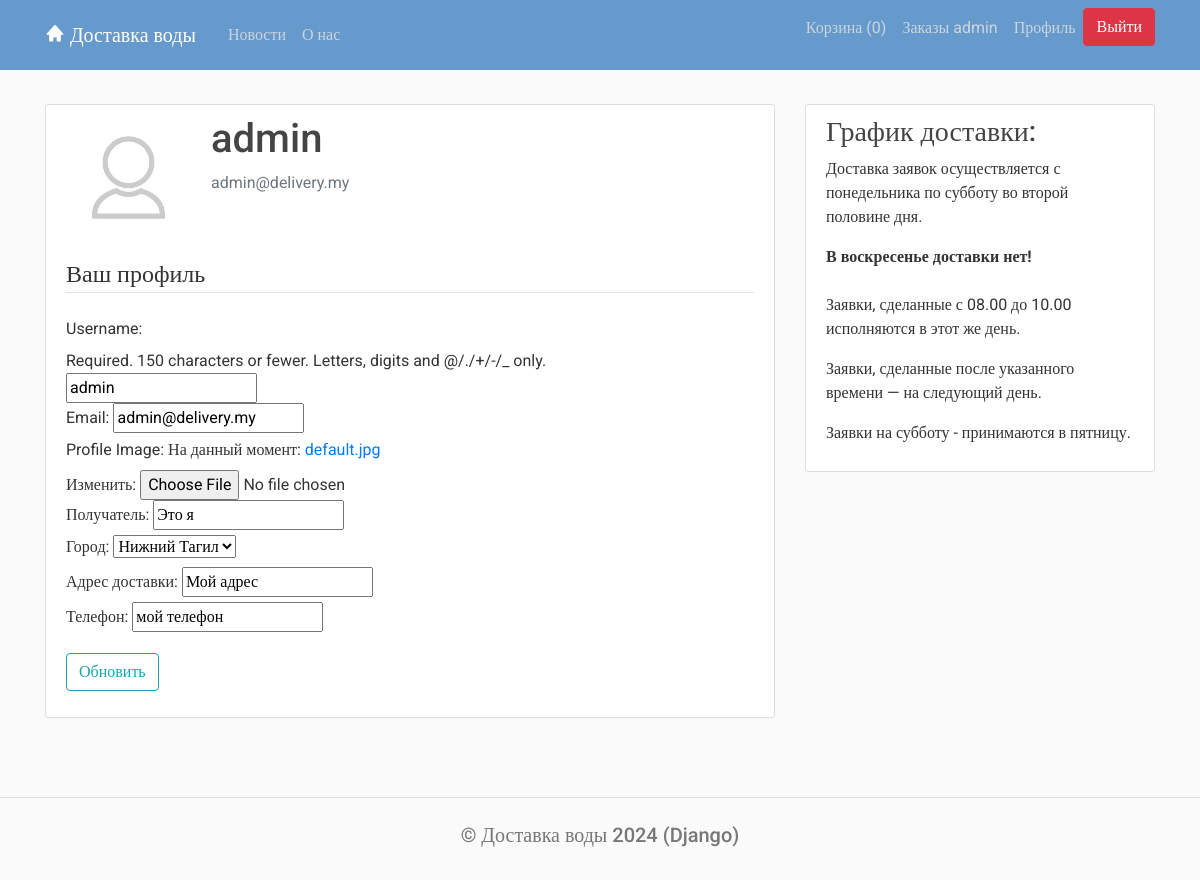
/profile/ (signed in), run on the app's committed database.
### users/models.py (models this page shows, shortened)
class Profile(models.Model):
    user = models.OneToOneField(User, on_delete=models.CASCADE)
    image = models.ImageField(default='default.jpg', upload_to='profile_pics')
    customer_name = models.CharField(max_length=100)  # получатель заказа по умолчанию
    city = models.ForeignKey(City, on_delete=models.CASCADE)  # город
    address = models.CharField(max_length=100, blank=True) # адрес доставки по умолчанию
    phone = models.CharField(max_length=100, blank=True) # телефон по умолчанию

### users/views.py (the view)
# urls.py: path('profile/', user_views.profile, name='profile'),
@login_required
def profile(request):
    if request.method == 'POST':
        u_form = UserUpdateForm(request.POST, instance=request.user)
        p_form = ProfileUpdateForm(request.POST,
                                   request.FILES,
                                   instance=request.user.profile)
        if u_form.is_valid() and p_form.is_valid():
            u_form.save()
            p_form.save()
            messages.success(request, f'Ваш профиль успешно обновлен.')
            return redirect('profile')
    else:
        u_form = UserUpdateForm(instance=request.user)
        p_form = ProfileUpdateForm(instance=request.user.profile)
    context = {
        'u_form': u_form,
        'p_form': p_form
    }
    return render(request, 'users/profile.html', context)

### users/forms.py
class UserUpdateForm(forms.ModelForm):
    email = forms.EmailField()
    class Meta:
        model = User
        fields = ['username', 'email']

class ProfileUpdateForm(forms.ModelForm):
    class Meta:
        model = Profile
        fields = ['image', 'customer_name', 'city', 'address', 'phone']
        labels = {
            'image': 'Profile Image',
            'customer_name': 'Получатель',
            'city': 'Город',
            'address': 'Адрес доставки',
            'phone': 'Телефон'
        }

### delivery/models.py (called while the page is built)
    def __str__(self):
        return self.name

### templates/users/profile.html (shortened to what this page needs)
{% extends "delivery/main.html" %}
{% block content %}
    <div class="content-section">
      <div class="media">
        <img class="rounded-circle account-img" src="{{ user.profile.image.url }}">
        <div class="media-body">
          <h2 class="account-heading">{{ user.username }}</h2>
          <p class="text-secondary">{{ user.email }}</p>
        </div>
      </div>
       <form method="POST" enctype="multipart/form-data">
          <fieldset class="form-group">
              <legend class="border-bottom mb-4">Ваш профиль</legend>
              {{ u_form }}
              {{ p_form }}
          </fieldset>
          <div class="form-group">
              <button class="btn btn-outline-info" type="submit">Обновить</button>
          </div>
      </form>
    </div>
{% endblock content %}

### templates/delivery/main.html (shortened to what this page needs)
﻿<!DOCTYPE html>
{% load static %}
<html>
<head>
    <link rel="stylesheet" href="https://maxcdn.bootstrapcdn.com/bootstrap/4.0.0/css/bootstrap.min.css"
>
    <link href='https://unpkg.com/boxicons@2.1.2/css/boxicons.min.css' rel='stylesheet'>
    <link rel="stylesheet" type="text/css" href="{% static 'css/styles.css' %}">
</head>
<body>
<header class="site-header">
    <nav class="navbar navbar-expand-md navbar-dark bg-blue fixed-top">
        <div class="container">
            <a class="navbar-brand mr-4" href="{% url 'delivery-home' %}"><i class='bx bxs-home bx-tada-hover'></i>
                Доставка воды</a>
            <div class="collapse navbar-collapse" id="navbarToggle">
                <div class="navbar-nav mr-auto">
                    <a class="nav-item nav-link" href="{% url 'delivery-news' %}">Новости</a>
                    <a class="nav-item nav-link" href="{% url 'delivery-about' %}">О нас</a>
                </div>
                <div class="navbar-nav">
                    <a class="nav-item nav-link" href="{% url 'cart_view' %}">
                        Корзина
                        {% if cart_items_count > 0 %}
                            (<span id="cart-count" >{{ cart_items_count }}</span>)
                        {% else %}
                            (0)
                        {% endif %}
                    </a>
                    {% if user.is_authenticated %}
                    <a class="nav-item nav-link" href="{% url 'delivery-order' %}">Заказы {{user.username}}</a>
                    <a class="nav-item nav-link" href="{% url 'profile' %}">Профиль</a>
                        <form action="{% url 'logout' %}" method="post">
                            <button type="submit" class="btn btn-danger">Выйти</button>
                        </form>
                    {% else %}
                    <a class="nav-item nav-link" href="{% url 'login' %}">Вход</a>
                    <a class="nav-item nav-link" href="{% url 'register' %}">Регистрация</a>
                    {% endif %}
                </div>
            </div>
        </div>
    </nav>
</header>
<main role="main" class="container">
    <div class="row">
        <div class="col-md-8">
            {% block content %}{% endblock %}
        </div>
        <div class="col-md-4">
             <div class="content-section">
           <h3>График доставки:</h3>
            <p>Доставка заявок осуществляется с понедельника по субботу во второй половине дня. </p>
            <strong>В воскресенье доставки нет! </strong>
            <br><br>
            <p>Заявки, сделанные с 08.00 до 10.00 исполняются в этот же день. <br></p>
            <p>Заявки, сделанные после указанного времени — на следующий день. <br> </p>
            <p>Заявки на субботу - принимаются в пятницу.</p>
          </div>
        </div>
    </div>
</main>
<footer class="text-center bg-grey">
    <h5><a href="{% url 'delivery-home' %}">© Доставка воды 2024 (Django)</a></h5>
</footer>
</body>
</html>

### static/css/styles.css (style rules this page uses)
body, html { width:100%; height:100% }
body { margin:0; padding:0; background: #fafafa; color: #333333; margin-top: 5rem; font-family:Roboto; }
h1, h2, h3, h4, h5, h6 { color: #444444; }
.bg-blue { background-color: #6699cc; }
.site-header .navbar-nav .nav-link { color: #cbd5db; }
.content-section { background: #ffffff; padding: 10px 20px; border: 1px solid #dddddd; border-radius: 3px; margin-bottom: 20px; }
.account-img { height: 125px; width: 125px; margin-right: 20px; margin-bottom: 16px; }
.account-heading { font-size: 2.5rem; }
footer { position: sticky!important; top: 100%; padding-top:25px; padding-bottom:25px; border-top:1px solid #ddd; }
footer a { color:#777 }
img { max-width: 100%; height: auto; }

### data on the page
Profile: customer_name "Это я", city "Нижний Тагил", address "Мой адрес", phone "мой телефон"

### other printed values
{{ user.username }} "admin"
{{ user.email }} "admin@delivery.my"
